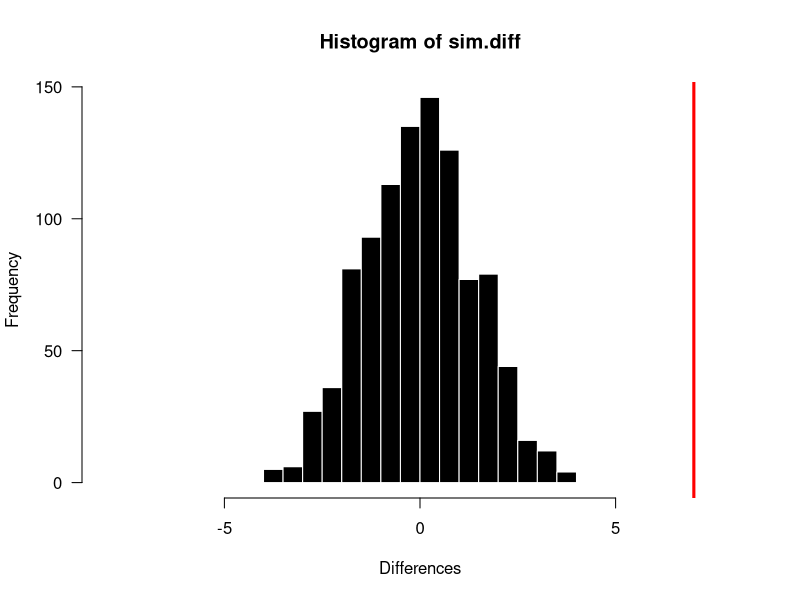

This chart was generated by the following R code:
# Observations
inside <- c(12,15,21,22,15,17)
outside <- c(9,7,9,14,8,13)

# Mean of observations
mean(inside)
mean(outside)

# Difference of observations
Diff <- mean(inside) - mean(outside)
Diff

# Storage vector for simulation
sim.diff <- rep(NA, 1000)

for(i in 1:1000){
sim1 <- c(sample(inside, 3), sample(outside,3))
sim2 <- c(sample(inside, 3), sample(outside,3))
sim.diff[i] <- mean(sim1) - mean(sim2)
}

sim.diff

# Plot null differences
hist(sim.diff, 
     las = 1,
     breaks = 20,
     col = "black",
     border = "white",
     xlab = "Differences",
     ylab = "Frequency",
     xlim = c(-8,8))
# Add line for observed difference statistic
abline(v = Diff, col = "red", lwd = 3)
